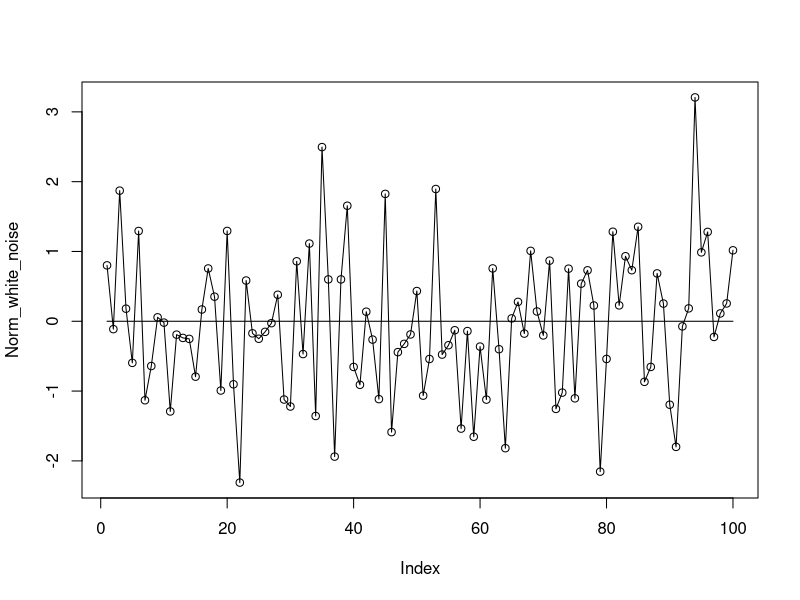
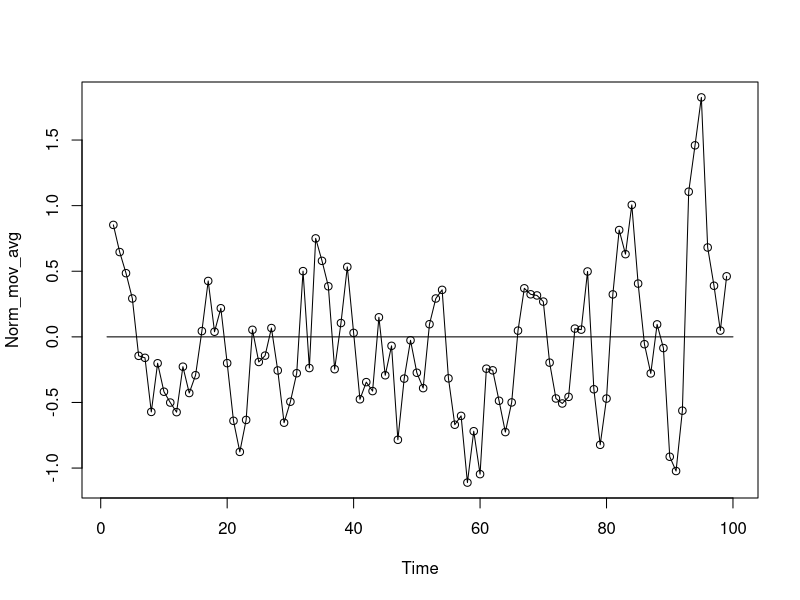
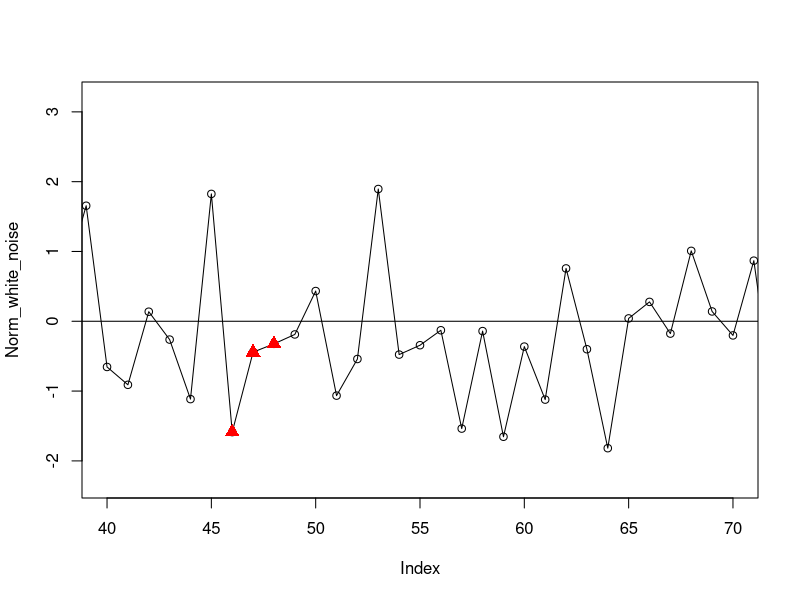

The R source for these figures, in order:
## ---- chunk 1
# Generate time series
n  <- 100   # length of time series
m  <- 0     # series mean
sd <- 1     # series standard deviation

# Code below from Bookdown/Napier 
# Gaussian
Norm_white_noise <- rnorm(n)
mean_line <- rep(m,n)
# Exponential 
Exp_white_noise <- rexp(n)
# Random walk
Norm_ran_walk <- rep(0,n) # Gaussian
Exp_ran_walk <- rep(0,n)

for (i in 2:n) {
  Norm_ran_walk[i] <- Norm_ran_walk[(i-1)] + rnorm(1)
  Exp_ran_walk[i] <- Exp_ran_walk[(i-1)] + rexp(1)
}

# moving average
Norm_mov_avg <- filter(Norm_white_noise,sides=2,rep(1/3,3))  #TAS+Apps: 13

plot(Norm_white_noise, type="o")
lines(mean_line)

plot(Norm_mov_avg, type="o")
lines(mean_line)
## ---- chunk 2
##################################################################
# Select your sub-period
start_sub <- 40
end_sub <- 70

# Enter the years that exhibit potential lag1 behavior
lag1_years = c(46,47,48)
##################################################################

# Plot a subperiod of the times series
plot(Norm_white_noise, type="o",xlim=c(start_sub,end_sub))
lines(mean_line)

# Highlight lag1 years
points(lag1_years[1],Norm_white_noise[lag1_years[1]],pch=17, col="red",cex=1.5)
points(lag1_years[2],Norm_white_noise[lag1_years[2]],pch=17, col="red",cex=1.5)
points(lag1_years[3],Norm_white_noise[lag1_years[3]],pch=17, col="red",cex=1.5)
## ---- chunk 3

## ---- chunk 4

